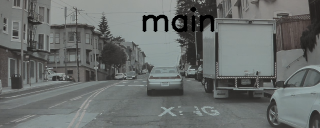
#> input picture main/0844.png, 320 x 128 px
$ jupyter execute Image_Processing.ipynb
#> lines starting #> are read from the running program, lines starting #| are printed output that depends on the picture; after the words box and inside, x2 and y2 are one past the last pixel; in counts of white or black regions, pixels touching at a corner belong together; pictures that were not available may be replaced by others from this repository, and a replacement may not be noted
### filter_fit.py
from scipy import linalg, stats
import numpy as np
import cv2 as cv
import matplotlib.pyplot as plt

#pass in image filename and polynomial degree for fitting
def filter_fit_func(im_name, deg):

    # original, distorted, image
    original = cv.imread("main/" + im_name)

    # undistorted image
    undist = cv.imread("proc_main/proc_" + im_name)
    gray = cv.cvtColor(undist, cv.COLOR_BGR2GRAY)

    # Sobel Filter
    #https://medium.com/swlh/computer-vision-advanced-lane-detection-through-thresholding-8a4dea839179

    # Apply Sobel in the x and y direction
    # (previously, we used a x = 1 + y = 1 direction together)
    sobelx = cv.Sobel(gray, cv.CV_64F, 1, 0)
    sobely = cv.Sobel(gray, cv.CV_64F, 0, 1)

    # We have to take absolute value, otherwise negative gradients will be taken as 0 when converting to uint8
    sobelx_abs = np.absolute(sobelx)
    sobely_abs = np.absolute(sobely)

    conv_sobelx = np.uint8(255*sobelx_abs/np.max(sobelx_abs))
    conv_sobely = np.uint8(255*sobely_abs/np.max(sobely_abs))

    #create a binary mask of all zeroes, of the same size as the original image
    binary = np.zeros_like(conv_sobelx)

    # define sobel thresholds
    x_min, x_max = 10, 100
    y_min, y_max = 10, 100

    #make binary pixel 1 if the sobelx and sobely pixel falls within the chosen threshold
    binary[((conv_sobelx >= x_min) & (conv_sobelx <= x_max)) & ((conv_sobely >= y_min) & (conv_sobely <= y_max))] = 1

    #make binary pixel 0 if it is outside of relevant image region
    binary[0:60, :] = 0
    binary[:, :50] = 0
    binary[:, 250:] = 0

    # Color Bounds method

    # (Previously, we used RGB filtering)
    # lower_bound = np.array([140, 140, 140]) #upper and lower RGB bounds
    # upper_bound = np.array([148, 148, 148])

    # Define the hsv upper and lower bounds
    hsv_upper = np.array([91, 15, 255])
    hsv_lower = np.array([0, 0, 128])

    # convert image to HSV format
    hsv = cv.cvtColor(undist, cv.COLOR_BGR2HSV)

    # find all pixels within this hsv range, in the relevant region of the image
    in_bound = cv.inRange(hsv, hsv_lower, hsv_upper)

    # Combine both the color filtering and sobol filtering
    mask = in_bound & binary

    #extract coordinates of each nonzero pixel
    pts = np.array([(x, y) for y in range(len(mask[0])) for x in range(len(mask)) if mask[x, y] > 0])
    pts_y = [pt[1] for pt in pts]

    z = np.abs(stats.zscore(pts_y))
    z_pts = np.array([pts[i] for i in range(len(pts)) if z[i] < np.median(z)])


    C_inv = linalg.inv(np.cov(z_pts.T))
    alpha = pts - np.mean(z_pts)
    a_dot_Cinv = np.dot(alpha, C_inv)
    inner = np.dot(a_dot_Cinv, alpha.T)
    mahalanobis = np.sqrt(inner)
    md = np.sqrt(mahalanobis.diagonal())

    true_C = np.sqrt(stats.chi2.ppf(1 -.001, df=z_pts.shape[1]))
    f_pts = [z_pts[i] for i in range(len(z_pts)) if md[i] < np.median(md)]
    f_ptsx = [pt[0] for pt in f_pts]
    f_ptsy = [pt[1] for pt in f_pts]

    fit = np.polyfit(f_ptsy, f_ptsx, deg)
    curve = np.poly1d(fit)

    final_im = undist.copy()
    for i in range(len(f_pts)):
        final_im[f_ptsx[i], f_ptsy[i]] = [255, 0, 0]


    return final_im, curve

### Image_Processing.ipynb
[cell 1]
import h5py
import numpy as np
import cv2 as cv
import matplotlib.pyplot as plt
import os
import pandas as pd
from filter_fit import filter_fit_func

[cell 2]
# [32 lines of commented-out code are left out]

[cell 3]
#plots the original and undistorted grayscale image
fig, ax = plt.subplots(1, 2, figsize=(15, 15))

image_name = "0844.png"

# original, distorted, image
original = cv.imread("main/" + image_name)
#> original is the input picture: shape (128, 320, 3); mean B, G, R 107.1, 108.7, 104.8

# undistorted image
undist = cv.imread("proc_main/proc_" + image_name)
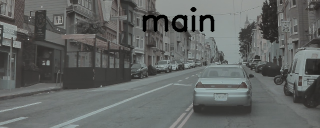
#> input picture main/0004.png, 320 x 128 px, given in place of proc_0844.png, which was not available
#> undist is the input picture: shape (128, 320, 3); mean B, G, R 99.3, 101, 98
gray = cv.cvtColor(undist, cv.COLOR_BGR2GRAY)

ax[0].imshow(original)
ax[0].set_title('Original', fontsize=20)
ax[1].imshow(gray, cmap="gray")
ax[1].set_title('Undistorted + grayscale', fontsize=20);
#> figure, not shown here; B, G, R data is drawn as R, G, B

[cell 4]
# (Unsuccessful) Canny Filter

# Blur the image to make borders more clear
blur_gray = cv.GaussianBlur(gray,(3, 3), 0)

# Apply Canny filter
img_can = cv.Canny(blur_gray, 45, 50) #threshold1 = 45, threshold2 = 50
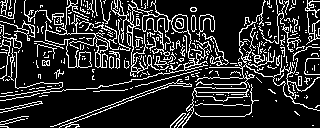
#> img_can: shape (128, 320); 17.3% white in thin lines or dots

plt.figure(figsize=(15, 12))
plt.imshow(img_can)
plt.title('Canny filter result', fontsize=20);

# REMARK: this is actually succesful, but we have to select only the region of the road. Is this possible?

[cell 5]
# Sobel Filter
#https://medium.com/swlh/computer-vision-advanced-lane-detection-through-thresholding-8a4dea839179

# Apply Sobel in the x and y direction
# (previously, we used a x = 1 + y = 1 direction together)
sobelx = cv.Sobel(gray, cv.CV_64F, 1, 0)
sobely = cv.Sobel(gray, cv.CV_64F, 0, 1)

# We have to take absolute value, otherwise negative gradients will be taken as 0 when converting to uint8
sobelx_abs = np.absolute(sobelx)
sobely_abs = np.absolute(sobely)

conv_sobelx = np.uint8(255*sobelx_abs/np.max(sobelx_abs))
conv_sobely = np.uint8(255*sobely_abs/np.max(sobely_abs))

#create a binary mask of all zeroes, of the same size as the original image
binary = np.zeros_like(conv_sobelx)

# define sobel thresholds
x_min = 10
x_max = 100
y_min = 10
y_max = 100

#make binary pixel 1 if the sobelx and sobely pixel falls within the chosen threshold
binary[((conv_sobelx >= x_min) & (conv_sobelx <= x_max)) & ((conv_sobely >= y_min) & (conv_sobely <= y_max))] = 1

#make binary pixel 0 if it is outside of relevant image region
binary[0:60, :] = 0
binary[:, :50] = 0
binary[:, 250:] = 0

[cell 6]
plt.figure(figsize=(15, 12))
plt.imshow(binary, cmap='gray')
plt.title('Binary for Sobel filter, filtered for region of interest', fontsize=20)

[cell 7]
# Color Bounds method

# (Previously, we used RGB filtering)
# lower_bound = np.array([140, 140, 140]) #upper and lower RGB bounds
# upper_bound = np.array([148, 148, 148])

# Define the hsv upper and lower bounds
hsv_upper = np.array([91, 15, 255])
hsv_lower = np.array([0, 0, 128])

# convert image to HSV format
hsv = cv.cvtColor(undist, cv.COLOR_BGR2HSV)
#> hsv: shape (128, 320, 3); mean H, S, V 56.7, 12.3, 101.6

# find all pixels within this hsv range, in the relevant region of the image
in_bound = cv.inRange(hsv, hsv_lower, hsv_upper)
#> in_bound: shape (128, 320); 10.8% white; 353 white regions (334 under 20 px), largest, box (x1, y1, x2, y2) and area: (155, 0, 265, 46) 2566, (101, 0, 112, 21) 143, (0, 22, 19, 34) 92

# Combine both the color filtering and sobol filtering
mask = in_bound & binary
#> mask: shape (128, 320); values 0 (black) and 1 (white), 0.51% white in thin lines or dots, all inside (x1, y1, x2, y2) = (52, 60, 248, 127)

plt.figure(figsize=(15, 12))
plt.imshow(mask)
plt.title('Sobel Filtering + HSV Color Filtering', fontsize=20);

[cell 8]
# (Unsuccesful) Hough Lines. Why? These lines are always linear, for one
# https://docs.opencv.org/3.4/dd/d1a/group__imgproc__feature.html#ga8618180a5948286384e3b7ca02f6feeb

#create empty image
line_image = np.copy(undist) * 0
#> line_image: shape (128, 320, 3); every value is 0

# Hough Lines, rho=1 and threshold=1
lines = cv.HoughLinesP(mask, 1, np.pi/180, 10, np.array([]), minLineLength=10, maxLineGap=50)
#> lines = [[170, 126, 191, 105], [52, 126, 226, 63], [95, 89, 220, 63], [179, 126, 189, 116], [182, 125, 212, 63], [173, 126, 183, 116], [171, 126, 189, 109], [182, 122, 192, 110], [140, 62, 245, 62]]

# Add hough lines to canvas (each line is made up of two endpoints, x1, y1  and x2, y2)
for line in lines:
    for x1, y1, x2, y2 in line:
        pts = np.array([[x1, y1 ], [x2, y2]], np.int32)
        cv.polylines(line_image, [pts], True, (255,0,0))
#> this loop made 9 passes
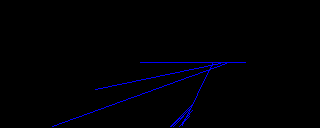
#> line_image: shape (128, 320, 3); mean B, G, R 3.4, 0, 0

# Add the canvas w/ lines to the undistorted image and plot
lines_edges = cv.addWeighted(undist, 0.8, line_image, 1, 0)
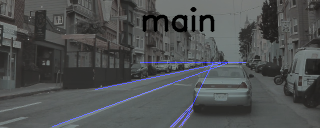
#> lines_edges: shape (128, 320, 3); mean B, G, R 81.5, 80.8, 78.4

plt.figure(figsize=(15, 12))
plt.imshow(lines_edges)
plt.title("Hough Lines", fontsize=20)

[cell 9]
from scipy import stats
from scipy import linalg

#extract coordinates of each nonzero pixel
pts = np.array([(x, y) for y in range(len(mask[0])) for x in range(len(mask)) if mask[x, y] > 0])
#> pts = 210 pairs, first value 60 to 126, second value 52 to 247
pts_y = [pt[1] for pt in pts]
#> pts_y = 210 values from 52 to 247

z = np.abs(stats.zscore(pts_y))
#> z = 210 values, max 2.69 at index 0, min 0.00967 at index 64, mean 0.76
z_pts = np.array([pts[i] for i in range(len(pts)) if z[i] < np.median(z)])
#> z_pts = 103 pairs, first value 60 to 126, second value 143 to 186


C_inv = linalg.inv(np.cov(z_pts.T))
#> C_inv = [[0.00273, -0.0032], [-0.0032, 0.0137]]
alpha = pts - np.mean(z_pts)
#> alpha = 210 pairs, first value -80.9 to -14.9, second value -88.9 to 106.1
a_dot_Cinv = np.dot(alpha, C_inv)
#> a_dot_Cinv = 210 pairs, first value -0.549 to 0.244, second value -1.17 to 1.68
inner = np.dot(a_dot_Cinv, alpha.T)
mahalanobis = np.sqrt(inner)
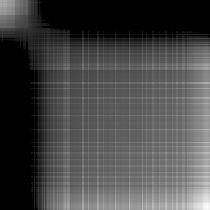
#> mahalanobis: shape (210, 210) float64; 25.62% of the values are NaN or infinite; the others: min 0.0626, max 14.77, mean 5.62; drawn with min black, max white, NaN and infinite black
md = np.sqrt(mahalanobis.diagonal())
#> md = 210 values, max 3.84 at index 207, min 1.39 at index 37, mean 2.44

true_C = np.sqrt(stats.chi2.ppf(1 -.001, df=z_pts.shape[1]))
#> true_C = 3.72
f_pts = [z_pts[i] for i in range(len(z_pts)) if md[i] < np.median(md)]
#> f_pts = 78 pairs, first value 60 to 126, second value 165 to 186
f_ptsx = [pt[0] for pt in f_pts]
#> f_ptsx = 78 values, max 126 at index 6, min 60 at index 0, mean 110.9
f_ptsy = [pt[1] for pt in f_pts]
#> f_ptsy = 78 values from 165 to 186

fit = np.polyfit(f_ptsy, f_ptsx, 3)
#> fit = [0.0256, -13.78, 2466.8, -147073.8]
curve = np.poly1d(fit)
x_range = np.linspace(0, len(mask[0]))
#> x_range = 50 values from 0 to 320
y_range = curve(x_range)
#> y_range = 50 values, max 71676.2 at index 49, min -147073.8 at index 0, mean -13111.4

plt.figure(figsize=(20, 15))
plt.plot(x_range, y_range, linewidth=6)
plt.xlim(0, 300)
plt.ylim(0, 100)

plt.imshow(undist)
plt.title("Z-Score, Mahalanobis Filtering and Fitting")
plt.plot(f_ptsy, f_ptsx, "o")
plt.gca().invert_yaxis()
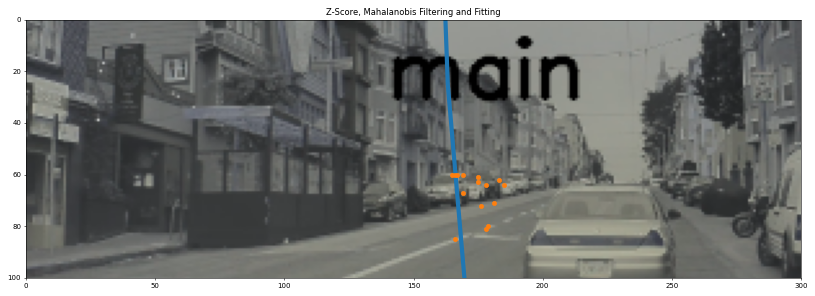
#> figure drawn by matplotlib, 1 panel; B, G, R data is drawn as R, G, B

[cell 10]
# (Unsuccesful) Hough Lines. Why? These lines are always linear, for one
# https://docs.opencv.org/3.4/dd/d1a/group__imgproc__feature.html#ga8618180a5948286384e3b7ca02f6feeb

#create empty image
line_image = np.copy(undist) * 0

# Hough Lines, rho=1 and threshold=1
lines = cv.HoughLinesP(mask, 1, np.pi/180, 10, np.array([]), minLineLength=10, maxLineGap=50)

# Add hough lines to canvas (each line is made up of two endpoints, x1, y1  and x2, y2)
for line in lines:
    for x1, y1, x2, y2 in line:
        pts = np.array([[x1, y1 ], [x2, y2]], np.int32)
        cv.polylines(line_image, [pts], True, (255,0,0))

# Add the canvas w/ lines to the undistorted image and plot
lines_edges = cv.addWeighted(undist, 0.8, line_image, 1, 0)

plt.figure(figsize=(15, 12))
plt.imshow(lines_edges)
plt.title("Hough Lines", fontsize=20)

[cell 11]
# Trying to extract only the useful points by clustering + filtering them

from sklearn.cluster import KMeans

# Setup an object for 2 clusters
kmeans = KMeans(n_clusters=2)
km_results = kmeans.fit(f_pts)
y_kmeans = kmeans.predict(f_pts)
#> y_kmeans = 78 values, max 1 at index 0, min 0 at index 6, mean 0.192

# plot the two found clusters and the largest one
fig, ax = plt.subplots(1, 2, figsize = (20, 5))

# plot the resulting 2 clusters and their centers
ax[0].scatter(f_ptsx, f_ptsy, c=y_kmeans, s=50, cmap='viridis')
centers = kmeans.cluster_centers_
ax[0].scatter(centers[:, 0], centers[:, 1], c='black', s=200, alpha=0.5)
ax[0].set_title('Two detected clusters of point', fontsize=20);

# find out what the index (either 0 or 1) of the largest cluster is
# (i.e. the one with the most points)
# ASSUMPTION: the line we want to detect has the most points
largest_cluster_number = np.argmax(np.bincount(km_results.labels_))
#> largest_cluster_number = 0

# filter and retain only those points that belong to the largest cluster
filtered_pts = np.array([(x[0], x[1]) for ind, x in enumerate(f_pts) if km_results.labels_[ind] == largest_cluster_number])
#> filtered_pts = 63 pairs, first value 110 to 126, second value 170 to 186

# show this largest cluster
ax[1].scatter(filtered_pts[:, 0], filtered_pts[:, 1], s=50, cmap='viridis')
ax[1].set_title('The largest cluster only', fontsize=20);
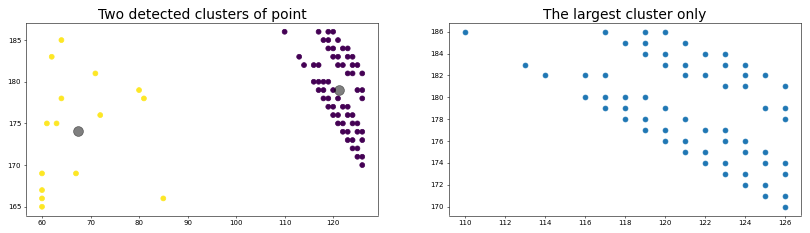
#> figure drawn by matplotlib, 2 panels

[cell 12]
filtered_ptsx = [f[0] for f in filtered_pts]
#> filtered_ptsx = 63 values, max 126 at index 0, min 110 at index 59, mean 121.3
filtered_ptsy = [f[1] for f in filtered_pts]
#> filtered_ptsy = 63 values from 170 to 186

fit = np.polyfit(filtered_ptsy, filtered_ptsx, 3)
#> fit = [-0.00534, 2.87, -514.3, 30860.6]
curve = np.poly1d(fit)
x_range = np.linspace(0, len(mask[0]))
y_range = curve(x_range)
#> y_range = 50 values, max 30860.6 at index 0, min -14826.4 at index 49, mean 2887.9

plt.figure(figsize=(20, 15))
plt.plot(x_range, y_range, linewidth=6)
plt.xlim(0, 300)
plt.ylim(0, 100)

plt.imshow(undist)
plt.title("Z-Score, Mahalanobis Filtering and Fitting")
plt.plot(filtered_ptsy, filtered_ptsx, "o")
plt.gca().invert_yaxis()
#> figure, not shown here; B, G, R data is drawn as R, G, B

[cell 13]
# [16 lines of commented-out code are left out]

[cell 14]
# [60 lines of commented-out code are left out]

[cell 15]
im_dir = sorted(os.listdir("main"))
output_file = "filter_pts.avi"
undist = cv.imread("proc_main/proc_" + im_dir[0])
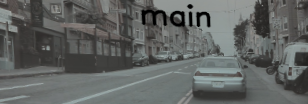
#> input picture proc_main/proc_0004.png, 308 x 104 px
#> undist is the input picture: shape (104, 308, 3); mean B, G, R 97.9, 99.6, 96.6
h, w, layers = undist.shape
#> h = 104; w = 308; layers = 3

out = cv.VideoWriter(output_file, cv.VideoWriter_fourcc(*'DIVX'), 3, (w, h))

for i, image in enumerate(im_dir):
    pt_image, curve = filter_fit_func(image, 3)
#> in filter_fit_func, `hsv = cv.cvtColor(undist, cv.COLOR_BGR2HSV)`: hsv: shape (104, 308, 3); mean H, S, V 55.4, 12.1, 100.1
#> in filter_fit_func, `in_bound = cv.inRange(hsv, hsv_lower, hsv_upper)`: in_bound: shape (104, 308); 9.8% white; 238 white regions (223 under 20 px), largest, box (x1, y1, x2, y2) and area: (153, 0, 257, 39) 2013, (0, 8, 12, 23) 89, (101, 0, 109, 13) 77
#> in filter_fit_func, `mask = in_bound & binary`:
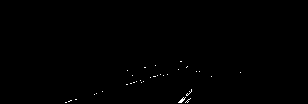
#> mask: shape (104, 308); values 0 (black) and 1 (white), 0.26% white in thin lines or dots, all inside (x1, y1, x2, y2) = (65, 61, 241, 103)
#> in filter_fit_func, `pts = np.array([(x, y) for y in range(len(mask[0])) for x in range(len..`: pts = 82 pairs, first value 61 to 102, second value 65 to 240
#> in filter_fit_func, `pts_y = [pt[1] for pt in pts]`: pts_y = 82 values from 65 to 240
#> in filter_fit_func, `z = np.abs(stats.zscore(pts_y))`: z = 82 values, max 2.43 at index 0, min 0.000624 at index 31, mean 0.808
#> in filter_fit_func, `z_pts = np.array([pts[i] for i in range(len(pts)) if z[i] < np.median(..`: z_pts = 40 pairs, first value 61 to 102, second value 134 to 185
#> in filter_fit_func, `C_inv = linalg.inv(np.cov(z_pts.T))`: C_inv = [[0.00828, -0.00437], [-0.00437, 0.00582]]
#> in filter_fit_func, `alpha = pts - np.mean(z_pts)`: alpha = 82 pairs, first value -67.12 to -26.12, second value -63.12 to 111.9
#> in filter_fit_func, `a_dot_Cinv = np.dot(alpha, C_inv)`: a_dot_Cinv = 82 pairs, first value -0.954 to 0.0598, second value -0.253 to 0.897
#> in filter_fit_func, `mahalanobis = np.sqrt(inner)`:
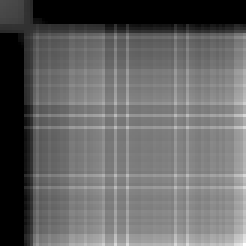
#> mahalanobis: shape (82, 82) float64 (shown 3 times larger); 16.6% of the values are NaN or infinite; the others: min 0.11, max 12.4, mean 5.93; drawn with min black, max white, NaN and infinite black
#> in filter_fit_func, `md = np.sqrt(mahalanobis.diagonal())`: md = 82 values, max 3.52 at index 81, min 1.58 at index 8, mean 2.44
#> in filter_fit_func, `f_pts = [z_pts[i] for i in range(len(z_pts)) if md[i] < np.median(md)]`: f_pts = 30 pairs, first value 61 to 102, second value 134 to 185
#> in filter_fit_func, `f_ptsx = [pt[0] for pt in f_pts]`: f_ptsx = 30 values, max 102 at index 17, min 61 at index 20, mean 84.77
#> in filter_fit_func, `f_ptsy = [pt[1] for pt in f_pts]`: f_ptsy = 30 values from 134 to 185
#> in filter_fit_func, `fit = np.polyfit(f_ptsy, f_ptsx, deg)`: fit = [0.000117, -0.0265, -0.196, 302.4]
#> the loop in filter_fit_func, `for i in range(len(f_pts)):` made 30 passes
#> after the loop in filter_fit_func, `for i in range(len(f_pts)):`: final_im: shape (104, 308, 3); 0.09% of pixels changed, all inside (x1, y1, x2, y2) = (134, 61, 186, 103)
    out.write(pt_image)
#> pass 2 of the loop `for i, image in enumerate(im_dir):`:
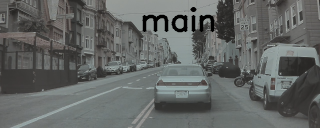
#> input picture main/0019.png, 320 x 128 px
#> in filter_fit_func, original is the input picture: shape (128, 320, 3); mean B, G, R 100.2, 101.9, 98.8
#> in filter_fit_func (call 2), `sobely = cv.Sobel(gray, cv.CV_64F, 0, 1)`:
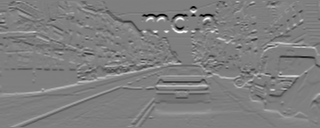
#> sobely: shape (128, 320) float64; min -612, max 616, mean 0; drawn with min black and max white
#> in filter_fit_func (call 2), `in_bound = cv.inRange(hsv, hsv_lower, hsv_upper)`:
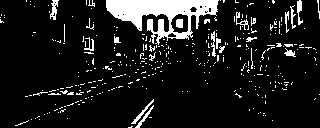
#> in_bound: shape (128, 320); 10.9% white; 353 white regions (327 under 20 px), largest, box (x1, y1, x2, y2) and area: (106, 0, 219, 45) 2365, (50, 0, 59, 20) 94, (131, 99, 154, 124) 87
#> in filter_fit_func (call 2), `pts = np.array([(x, y) for y in range(len(mask[0])) for x in range(len..`: pts = 281 pairs, first value 60 to 126, second value 53 to 249
#> in filter_fit_func (call 2), `pts_y = [pt[1] for pt in pts]`: pts_y = 281 values from 53 to 249
#> in filter_fit_func (call 2), `z = np.abs(stats.zscore(pts_y))`: z = 281 values, max 2.58 at index 279, min 0.0103 at index 102, mean 0.739
#> in filter_fit_func (call 2), `z_pts = np.array([pts[i] for i in range(len(pts)) if z[i] < np.median(..`: z_pts = 139 pairs, first value 60 to 126, second value 113 to 151
#> in filter_fit_func (call 2), `C_inv = linalg.inv(np.cov(z_pts.T))`: C_inv = [[0.00297, -0.00201], [-0.00201, 0.0165]]
#> in filter_fit_func (call 2), `alpha = pts - np.mean(z_pts)`: alpha = 281 pairs, first value -63.14 to 2.86, second value -70.14 to 125.9
#> in filter_fit_func (call 2), `a_dot_Cinv = np.dot(alpha, C_inv)`: a_dot_Cinv = 281 pairs, first value -0.435 to 0.0998, second value -1.11 to 2.18
#> in filter_fit_func (call 2), `md = np.sqrt(mahalanobis.diagonal())`: md = 281 values, max 4.16 at index 276, min 0.988 at index 101, mean 2.15
#> in filter_fit_func (call 2), `f_pts = [z_pts[i] for i in range(len(z_pts)) if md[i] < np.median(md)]`: f_pts = 68 pairs, first value 60 to 124, second value 141 to 151
#> in filter_fit_func (call 2), `f_ptsx = [pt[0] for pt in f_pts]`: f_ptsx = 68 values, max 124 at index 5, min 60 at index 63, mean 107.1
#> in filter_fit_func (call 2), `f_ptsy = [pt[1] for pt in f_pts]`: f_ptsy = 68 values from 141 to 151
#> in filter_fit_func (call 2), `fit = np.polyfit(f_ptsy, f_ptsx, deg)`: fit = [-0.095, 41.54, -6053.2, 294098.9]
#> the loop in filter_fit_func (call 2), `for i in range(len(f_pts)):` made 68 passes

cv.destroyAllWindows()
out.release()
